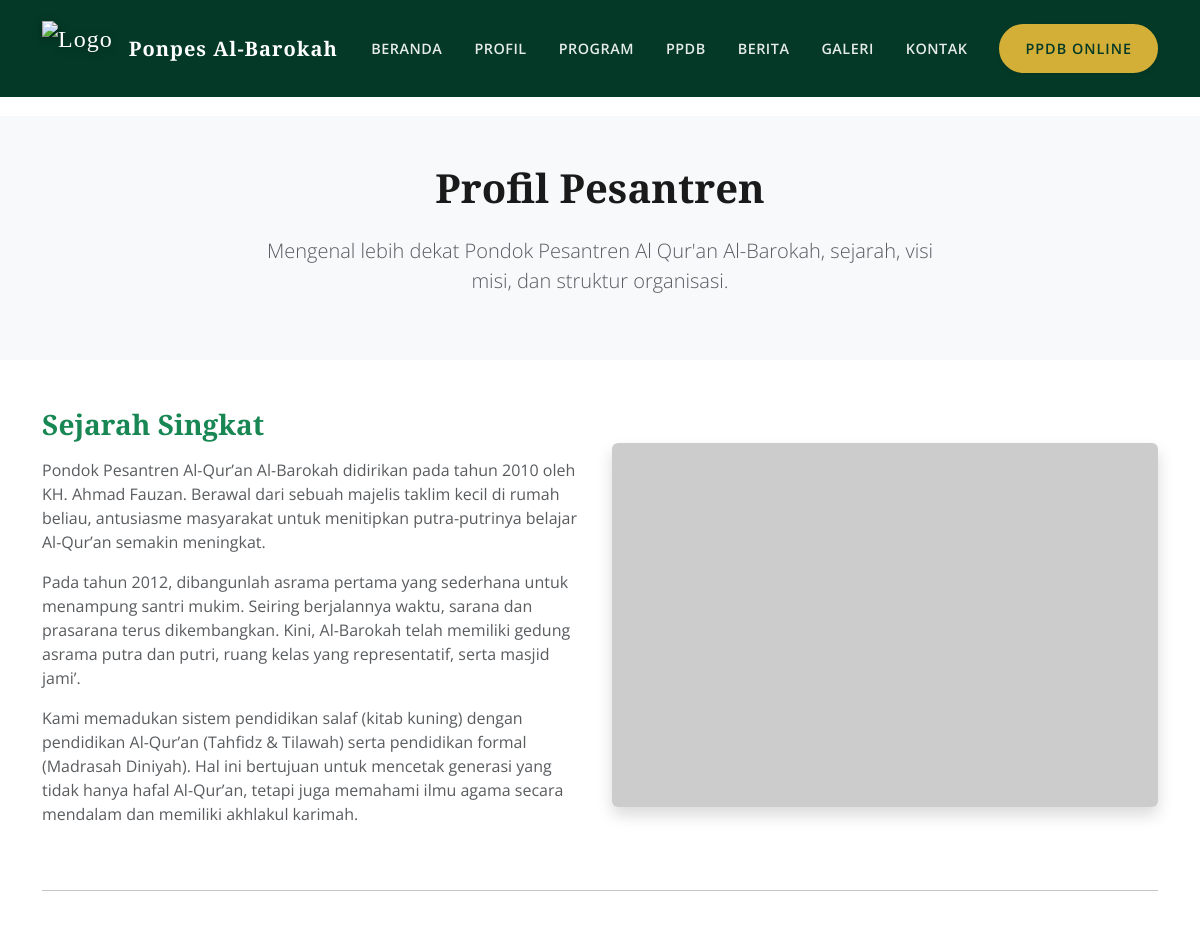
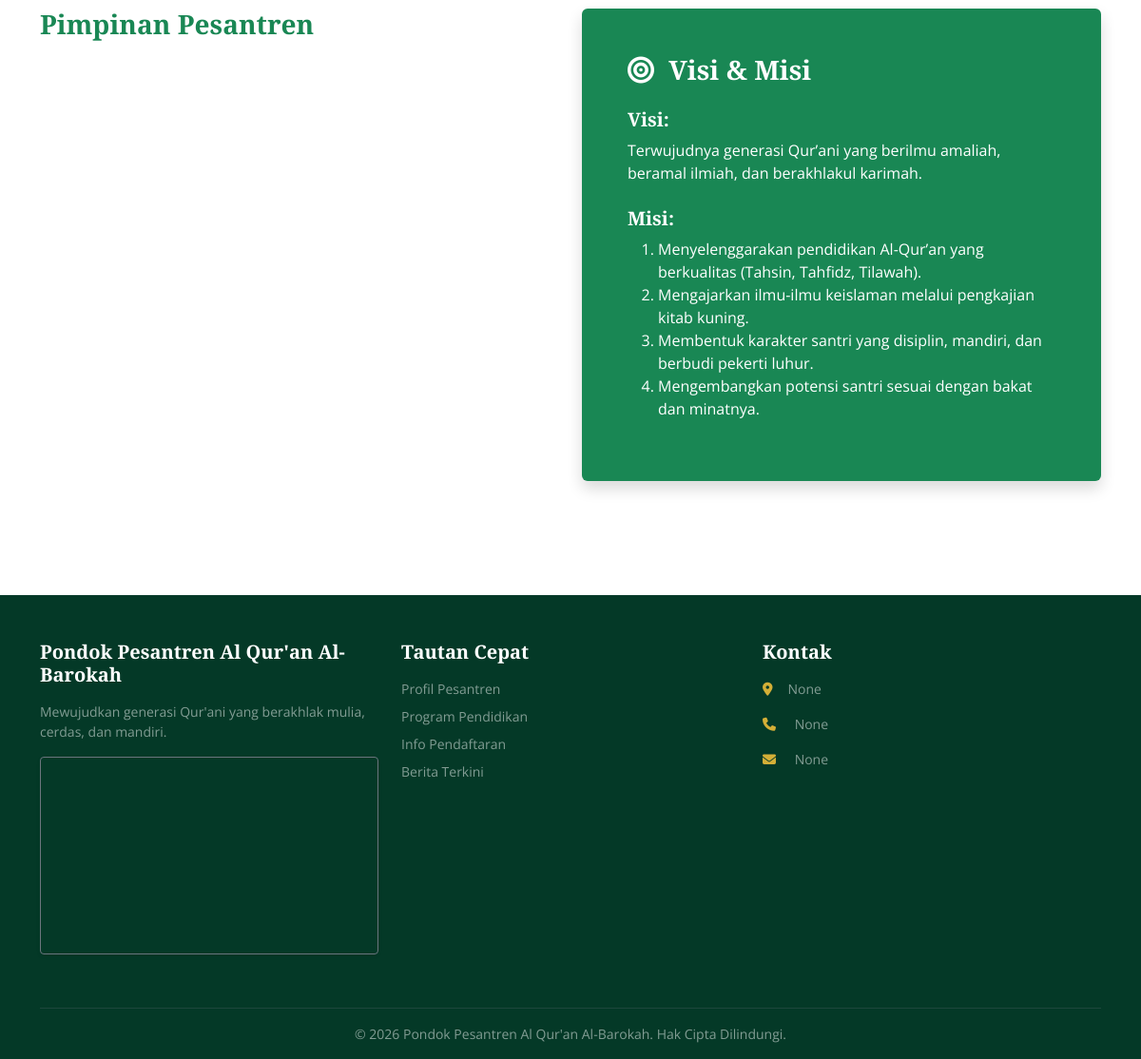
The page /profil on the database its author committed (2 pictures, top to bottom).
### app/models.py (models this page shows)
class Pengaturan(db.Model):
    id = db.Column(db.Integer, primary_key=True)
    nama_pesantren = db.Column(db.String(100), default='Pondok Pesantren Al Qur\'an Al-Barokah')
    alamat = db.Column(db.Text)
    telepon = db.Column(db.String(20))
    email = db.Column(db.String(100))
    deskripsi_singkat = db.Column(db.Text)
    facebook = db.Column(db.String(255))
    instagram = db.Column(db.String(255))
    tiktok = db.Column(db.String(255))
    youtube = db.Column(db.String(255))
    maps_embed = db.Column(db.Text)
    maps_link = db.Column(db.String(255)) # For clickable map link in footer
    jumlah_santri = db.Column(db.Integer, default=150)
    jumlah_alumni = db.Column(db.Integer, default=500)
    jumlah_ustadz = db.Column(db.Integer, default=25)
    jumlah_kitab = db.Column(db.Integer, default=50)
    sejarah = db.Column(db.Text)
    sejarah_gambar = db.Column(db.String(255))
    struktur_organisasi_gambar = db.Column(db.String(255))
    visi = db.Column(db.Text)
    misi = db.Column(db.Text)
    hero_title_1 = db.Column(db.String(100), default='Selamat Datang di')
    hero_title_2 = db.Column(db.String(100), default='Pondok Pesantren Al Qur\'an')
    hero_title_3 = db.Column(db.String(100), default='Al-Barokah')
    hero_subtitle = db.Column(db.String(255), default='Mewujudkan Generasi Qur\'ani yang Berakhlak Mulia, Cerdas, dan Mandiri')

### app/routes.py (the view)
@bp.route('/profil')
@limiter.limit("30 per minute")
def profil():
    pimpinan = Pimpinan.query.order_by(Pimpinan.urutan.asc()).all()
    return render_template('profil.html', title='Profil Pesantren', pimpinan=pimpinan)

### app/routes.py (called while the page is built)
@bp.context_processor
def inject_pengaturan():
    pengaturan = Pengaturan.query.first()
    return dict(pengaturan=pengaturan)

### app/templates/profil.html (shortened to what this page needs)
{% extends "base.html" %}
{% block content %}
<section class="py-5 bg-light">
    <div class="container text-center">
        <h1 class="fw-bold mb-4">Profil Pesantren</h1>
        <p class="lead text-muted mx-auto" style="max-width: 700px;">
            Mengenal lebih dekat Pondok Pesantren Al Qur'an Al-Barokah, sejarah, visi misi, dan struktur organisasi.
        </p>
    </div>
</section>
<section class="py-5">
    <div class="container">
        <div class="row mb-5 align-items-center">
            <div class="col-md-6 order-md-2">
                <img src="{{ pengaturan.sejarah_gambar if pengaturan.sejarah_gambar else 'https://picsum.photos/seed/sejarah/600/400' }}" class="img-fluid rounded shadow" alt="Sejarah">
            </div>
            <div class="col-md-6 order-md-1">
                <h3 class="fw-bold text-success mb-3">Sejarah Singkat</h3>
                <div class="text-muted">
                    {{ pengaturan.sejarah | safe }}
                </div>
            </div>
        </div>
        <hr class="my-5">
        <div class="row mb-5">
            <div class="col-md-6 order-md-2 mb-4">
                <div class="card bg-success text-white h-100 border-0 shadow">
                    <div class="card-body p-5">
                        <h3 class="fw-bold mb-4"><i class="fas fa-bullseye me-2"></i> Visi & Misi</h3>
                        <h5 class="fw-bold">Visi:</h5>
                        <div class="mb-4">
                            {{ pengaturan.visi | safe }}
                        </div>
                        <h5 class="fw-bold">Misi:</h5>
                        <div>
                            {{ pengaturan.misi | safe }}
                        </div>
                    </div>
                </div>
            </div>
            <div class="col-md-6 order-md-1">
                <h3 class="fw-bold text-success mb-4">Pimpinan Pesantren</h3>
            </div>
        </div>
    </div>
</section>
{% endblock %}

### app/templates/base.html (shortened to what this page needs)
<!DOCTYPE html>
<html lang="id">
<head>
    <link href="https://cdn.jsdelivr.net/npm/bootstrap@5.3.0/dist/css/bootstrap.min.css" rel="stylesheet">
    <link rel="stylesheet" href="https://cdnjs.cloudflare.com/ajax/libs/font-awesome/6.4.0/css/all.min.css">
    <link rel="stylesheet" href="{{ url_for('static', filename='css/style.css') }}">
</head>
<body class="d-flex flex-column min-vh-100" {% if request.endpoint != 'main.index' %}style="padding-top: 76px;"{% endif %}>
    <nav class="navbar navbar-expand-lg navbar-dark fixed-top transition-all" style="background-color: var(--primary-color);">
        <div class="container">
            <a class="navbar-brand d-flex align-items-center" href="{{ url_for('main.index') }}">
                <img src="{{ url_for('static', filename='img/logo.png') }}" alt="Logo" class="me-3 d-inline-block align-text-top logo-img">
                <span class="fw-bold d-none d-sm-block fs-5">Ponpes Al-Barokah</span>
            </a>
            <div class="collapse navbar-collapse" id="navbarNav">
                <ul class="navbar-nav ms-auto align-items-center">
                    <li class="nav-item"><a class="nav-link" href="{{ url_for('main.index') }}">Beranda</a></li>
                    <li class="nav-item"><a class="nav-link" href="{{ url_for('main.profil') }}">Profil</a></li>
                    <li class="nav-item"><a class="nav-link" href="{{ url_for('main.program') }}">Program</a></li>
                    <li class="nav-item"><a class="nav-link" href="{{ url_for('main.ppdb') }}">PPDB</a></li>
                    <li class="nav-item"><a class="nav-link" href="{{ url_for('main.berita') }}">Berita</a></li>
                    <li class="nav-item"><a class="nav-link" href="{{ url_for('main.galeri') }}">Galeri</a></li>
                    <li class="nav-item"><a class="nav-link" href="{{ url_for('main.kontak') }}">Kontak</a></li>
                    <li class="nav-item ms-lg-3 mt-3 mt-lg-0">
                        <a href="{{ url_for('main.ppdb') }}" class="btn btn-gold rounded-pill px-4 shadow-sm">PPDB Online</a>
                    </li>
                </ul>
            </div>
        </div>
    </nav>
    <main class="flex-grow-1">
        <div class="container mt-4 pt-3">
        </div>
        {% block content %}{% endblock %}
    </main>
    <footer class="mt-auto pt-5 pb-3 footer-custom">
        <div class="container">
            <div class="row text-center text-md-start">
                <div class="col-md-4 mb-4">
                    <h5 class="fw-bold mb-3 text-white">
                        {% if pengaturan and pengaturan.nama_pesantren %}
                            {{ pengaturan.nama_pesantren }}
                        {% else %}
                            Pondok Pesantren Al Qur'an Al-Barokah
                        {% endif %}
                    </h5>
                    <p class="small text-white-50">{{ pengaturan.deskripsi_singkat if pengaturan and pengaturan.deskripsi_singkat else "Mewujudkan generasi Qur'ani yang berakhlak mulia, cerdas, dan mandiri." }}</p>
                    <div class="map-container">
                        <iframe src="{{ pengaturan.maps_embed|safe if pengaturan and pengaturan.maps_embed else 'https://www.google.com/maps/embed?pb=!1m18!1m12!1m3!1d3953.098178339794!2d110.37380831477754!3d-7.779419994393666!2m3!1f0!2f0!3f0!3m2!1i1024!2i768!4f13.1!3m3!1m2!1s0x2e7a584a6e123456%3A0x123456789abcdef!2sPondok%20Pesantren%20Albarokah!5e0!3m2!1sid!2sid!4v1620000000000!5m2!1sid!2sid' }}" width="100%" height="200" style="border:0;" allowfullscreen="" loading="lazy"></iframe>
                    </div>
                </div>
                <div class="col-md-4 mb-4">
                    <h5 class="fw-bold mb-3 text-white">Tautan Cepat</h5>
                    <ul class="list-unstyled small">
                        <li class="mb-2"><a href="{{ url_for('main.profil') }}" class="text-white-50 text-decoration-none hover-gold">Profil Pesantren</a></li>
                        <li class="mb-2"><a href="{{ url_for('main.program') }}" class="text-white-50 text-decoration-none hover-gold">Program Pendidikan</a></li>
                        <li class="mb-2"><a href="{{ url_for('main.ppdb') }}" class="text-white-50 text-decoration-none hover-gold">Info Pendaftaran</a></li>
                        <li class="mb-2"><a href="{{ url_for('main.berita') }}" class="text-white-50 text-decoration-none hover-gold">Berita Terkini</a></li>
                    </ul>
                </div>
                <div class="col-md-4 mb-4">
                    <h5 class="fw-bold mb-3 text-white">Kontak</h5>
                    <ul class="list-unstyled small text-white-50">
                        <li class="mb-3 d-flex justify-content-center justify-content-md-start">
                            <i class="fas fa-map-marker-alt me-3 mt-1 text-gold"></i>
                            <div class="text-start">
                                {{ pengaturan.alamat if pengaturan else 'Jl. Pesantren No. 123, Yogyakarta' }}
                            </div>
                        </li>
                        <li class="mb-3"><i class="fas fa-phone me-3 text-gold"></i> {{ pengaturan.telepon if pengaturan else '(0274) 123456' }}</li>
                        <li class="mb-3"><i class="fas fa-envelope me-3 text-gold"></i> {{ pengaturan.email if pengaturan else 'info@albarokah.ponpes.id' }}</li>
                    </ul>
                </div>
            </div>
            <hr class="border-secondary opacity-25">
            <div class="text-center small text-white-50">
                &copy; 2026 {{ pengaturan.nama_pesantren if pengaturan else 'Pondok Pesantren Al Qur\'an Al-Barokah' }}. Hak Cipta Dilindungi.
            </div>
        </div>
    </footer>
</body>
</html>

### app/static/css/style.css (style rules this page uses)
:root { --primary-color: #043927; --secondary-color: #157a53; --accent-color: #D4AF37; --accent-light: #f4eeb1; --dark-color: #1a1a1a; --light-color: #f8f9fa; --text-muted: #6c757d; --font-primary: 'Open Sans', sans-serif; --font-heading: 'Playfair Display', serif; --transition-speed: 0.3s; }
body { font-family: var(--font-primary); color: var(--dark-color); overflow-x: hidden; }
h1, h2, h3, h4, h5, h6 { font-family: var(--font-heading); font-weight: 700; }
.footer-custom { background-color: #043927 !important; color: white !important; font-family: 'Open Sans', sans-serif !important; }
.footer-custom .text-white-50 { color: rgba(255, 255, 255, 0.5) !important; }
.text-gold { color: var(--accent-color) !important; }
.map-container { border-radius: 0.25rem; overflow: hidden; margin-bottom: 1rem; box-shadow: 0 .125rem .25rem rgba(0,0,0,.075); border: 1px solid #6c757d; }
.btn-gold { background-color: var(--accent-color); color: var(--primary-color); border: 2px solid var(--accent-color); font-weight: 700; }
a { text-decoration: none; transition: color var(--transition-speed); }
.logo-img { height: 55px; width: auto; filter: drop-shadow(0px 2px 4px rgba(0,0,0,0.3)); transition: transform 0.3s ease; }
.navbar { padding-top: 1rem; padding-bottom: 1rem; transition: all 0.3s ease; }
.navbar-brand { font-family: var(--font-heading); font-size: 1.5rem; letter-spacing: 1px; }
.nav-link { font-weight: 600; text-transform: uppercase; font-size: 0.9rem; letter-spacing: 0.5px; padding: 0.5rem 1rem !important; color: rgba(255,255,255,0.9) !important; }
.btn { border-radius: 50px; padding: 0.75rem 2rem; font-weight: 600; transition: all var(--transition-speed); text-transform: uppercase; font-size: 0.9rem; letter-spacing: 1px; }

### rows shown on the page
Pengaturan: sejarah "Pondok Pesantren Al-Qur’an Al-Barokah didirikan pada tahun 2010 oleh KH. Ahmad Fauzan. Berawal dari sebuah majelis taklim kecil di rumah beliau, antusiasme masyarakat untuk menitipkan putra-putrinya belajar Al-Qur’an semakin meningkat. Pada tahun 2012, dibangunlah asrama pertama yang sederhana untuk menampung santri mukim. Seiring berjalannya waktu, sarana dan prasarana terus dikembangkan. Kini, Al-Barokah telah memiliki gedung asrama putra dan putri, ruang kelas yang representatif, serta masjid jami’. Kami memadukan sistem pendidikan salaf (kitab kuning) dengan pendidikan Al-Qur’an (Tahfidz & Tilawah) serta pendidikan formal (Madrasah Diniyah). Hal ini bertujuan untuk mencetak generasi…", visi "Terwujudnya generasi Qur’ani yang berilmu amaliah, beramal ilmiah, dan berakhlakul karimah.", misi "Menyelenggarakan pendidikan Al-Qur’an yang berkualitas (Tahsin, Tahfidz, Tilawah). Mengajarkan ilmu-ilmu keislaman melalui pengkajian kitab kuning. Membentuk karakter santri yang disiplin, mandiri, dan berbudi pekerti luhur. Mengembangkan potensi santri sesuai dengan bakat dan minatnya.", nama_pesantren "Pondok Pesantren Al Qur'an Al-Barokah", deskripsi_singkat "Mewujudkan generasi Qur'ani yang berakhlak mulia, cerdas, dan mandiri.", alamat "None", telepon "None", email "None"
